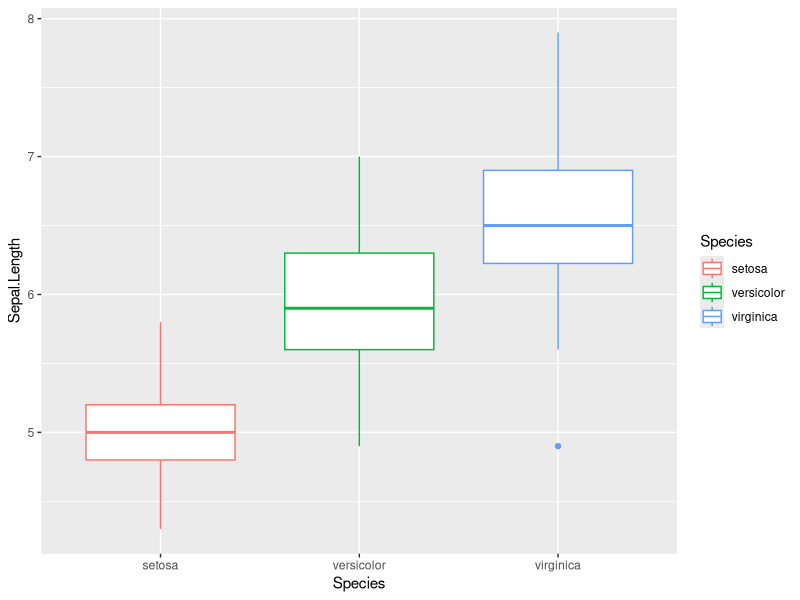
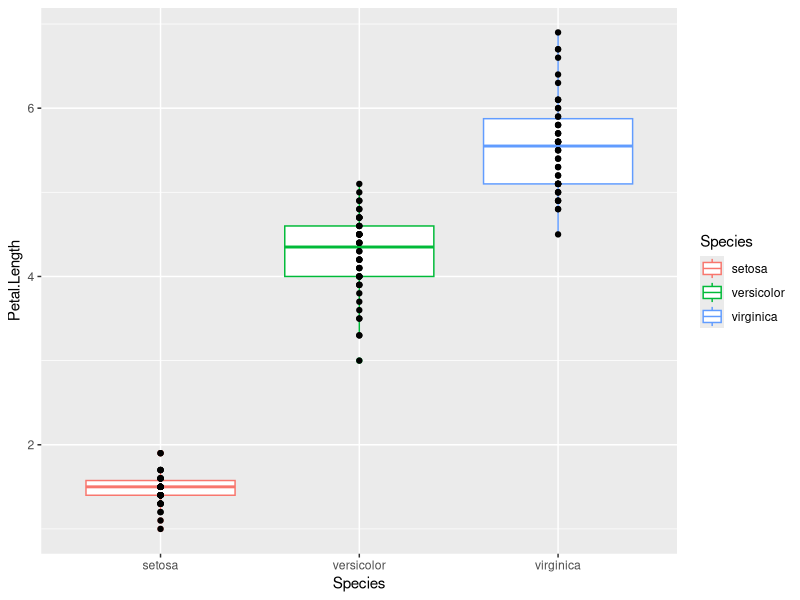
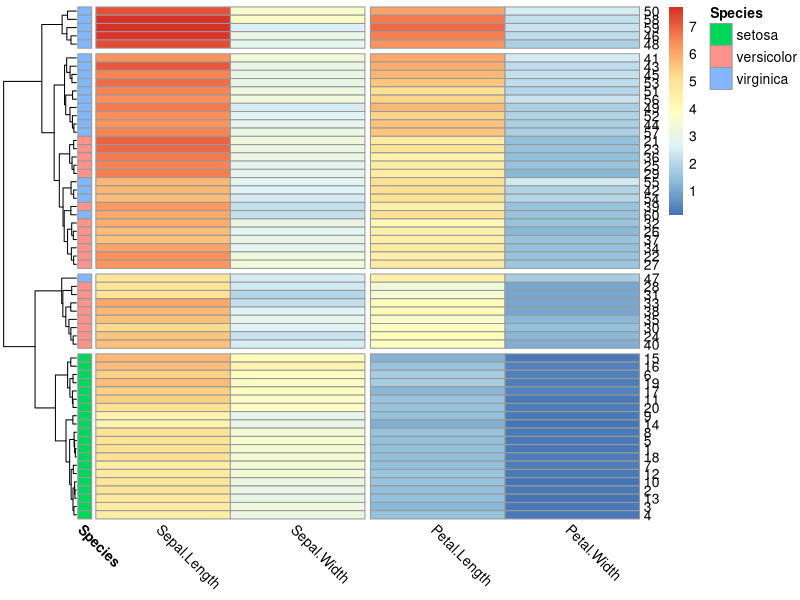

The R source for these figures, in order: (Note: this script raises an error after producing the figures.)
## ---- chunk 1
knitr::opts_chunk$set(echo = F, warning = FALSE, message = FALSE)
library(tidyverse)
## ---- chunk 2
iris %>% head(5)
## ---- chunk 3
str(iris)
## ---- chunk 4
iris %>% 
  head(5) 
## ---- chunk 5
iris %>% 
  head(5) %>% 
  select(-Species)
## ---- chunk 6
set.seed(234)
iris %>% 
  group_by(Species) %>% 
  sample_n(2) %>% 
  select(Petal.Width, Species) %>% 
  as.data.frame()
## ---- chunk 7
set.seed(234)
iris %>% 
  group_by(Species) %>% 
  sample_n(2) %>% 
  select(Petal.Width, Species) %>% 
  filter(Species != "setosa" & Petal.Width < 2) %>% 
  as.data.frame()
## ---- chunk 8
iris %>% 
  ggplot(aes(x = Species, y = Sepal.Length, color = Species)) +
  geom_boxplot() 
## ---- chunk 9
ggplot(data = iris, aes(x = Species, y = Petal.Length)) +
  geom_boxplot(aes(color = Species)) +
  geom_point()
## ---- chunk 10
iris %>% 
  group_by(Species) %>% 
  summarise(count = n(), ave_petal.width = mean(Petal.Width))
## ---- chunk 11
iris %>% 
  count(Species) 
## ---- chunk 12
iris %>% 
  count(Species) %>% 
  filter(str_detect(Species, "v.r"))
## ---- chunk 13
iris %>% 
  count(Species) 
## ---- chunk 14
iris %>% 
  count(Species) %>% 
  filter(str_detect(Species, "o+"))
## ---- chunk 15
wide <- iris %>% 
  head(1)
wide
## ---- chunk 16
wide %>% 
  pivot_longer(cols = !Species, names_to = "Attributes", values_to = "Value") %>% 
  as.data.frame()
## ---- chunk 17
library(pheatmap)
iris_subsample <- iris %>%  group_by(Species) %>% dplyr::slice(1:20) %>% ungroup()

annotation_df <- iris_subsample %>% select(Species)
iris_subsample$Species <- NULL

iris_subsample <- as.data.frame(iris_subsample)
annotation_df <- as.data.frame(annotation_df)

rownames(iris_subsample) <- c(1:60)
rownames(annotation_df) <- c(1:60)
pheatmap(iris_subsample, annotation_row =  annotation_df, cluster_cols = F, angle_col = 315, cutree_rows = 4, gaps_col = 2)
## ---- chunk 18
set.seed(123)
df1 <- iris %>% 
  select(Sepal.Length, Sepal.Width, Species) %>% 
  sample_n(3) %>% 
  mutate(ID = c(1:3))
df1
## ---- chunk 19
set.seed(123)
df2 <- iris %>% 
  select(Petal.Length, Petal.Width, Species) %>% 
  sample_n(3) %>% 
  mutate(ID = c(2:4))
df2
## ---- chunk 20
cor(iris)
## ---- chunk 21
lm(Petal.Length ~ Petal.Width, data = iris) 
